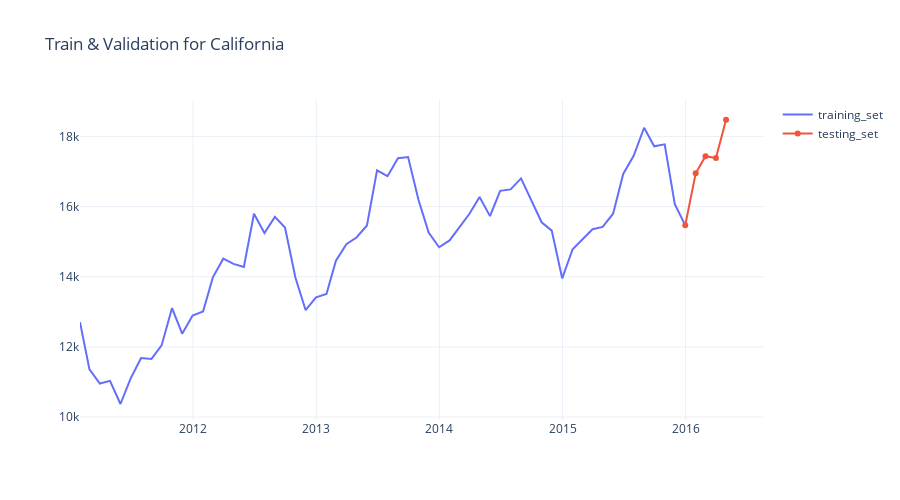

The notebook cell saved with this chart:
### Markdown cell above
<h2 style='color: blue'>Modelling on avg monthly sales of stores in California</h2>

### Code cell
# Creating monthly average for CA
store_columns = [c for c in sales_df.columns if 'CA' in c]
df = sales_df[store_columns].sum(axis=1)
df.columns = ['date','sum']
df = df.groupby(pd.Grouper(freq="M")).mean()

df_train=df.loc['2011-01-31':'2015-12-31']
df_test=df.loc['2015-12-31':]
fig=go.Figure()
fig.add_trace(go.Scatter(x=df_train.index, y=df_train, name='training_set'))
fig.add_trace(go.Scatter(x=df_test.index, y=df_test, name='testing_set'))
fig.update_layout(height=500, width=900, title_text="Train & Validation for California", template='plotly_white')
